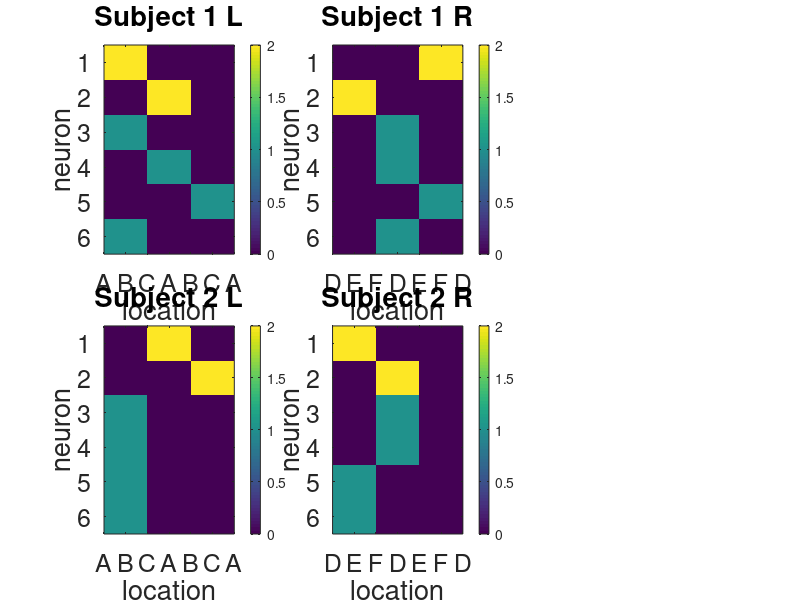

Source code (MATLAB): (Note: this script raises an error after producing the figure.)
rng(mean('hyperalignment'));
A = [2 0 0; 0 2 0; 1 0 0; 0 1 0; 0 0 1; 1 0 0];
low_shift_idx_A = randsample(3:6, 2)
B = [0 0 2; 2 0 0; 0 1 0; 0 1 0; 0 0 1; 0 1 0];

% Initialized subject 2 Left randomly
C = zeros(size(A));
for i = 1:length(A)
    prob = rand();
    if prob < 1/3
        C(i, :) = [1 0 0];
    elseif prob < 2/3
        C(i, :) = [0 1 0];
    else
        C(i, :) = [0 0 1];
    end
end

% Make the first two rows high-firing
C(1:2, :) = C(1:2, :) * 2;
% Randomly choose two low-firing-rate cells to shift left in D
low_shift_idx = randsample(3:6, 2);

D = C;
% High-firing-rate cells shift left, chosen low-firing ones shift right
D(1, :) = circshift(D(1, :), -1);
D(2, :) = circshift(D(2, :), -1);
D(low_shift_idx(1), :) = circshift(D(low_shift_idx(1), :), 1);
D(low_shift_idx(2), :) = circshift(D(low_shift_idx(2), :), 1);

shuffle_idx = randperm(size(C, 1));
C = C(shuffle_idx, :);
D = D(shuffle_idx, :);

Q{1}.left = A; Q{1}.right = B;
Q{2}.left = C; Q{2}.right = D;

data = Q;

%% Input
figure;
set(gcf, 'Position', [466 61 1082 935]);
for i = 1:length(Q)
    subplot(2, 3, 3*i-2);
    imagesc(data{i}.left); colorbar;
    ylabel('neuron');
    xlabel('location');
    set(gca, 'xticklabel', {'A', 'B', 'C'}, 'yticklabel', {'1', '2', '3', '4', '5', '6'}, 'FontSize', 18);
    title(['Subject ', num2str(i), ' L']);

    subplot(2, 3, 3*i-1);
    imagesc(data{i}.right); colorbar;
    ylabel('neuron');
    xlabel('location');
    set(gca, 'xticklabel', {'D', 'E', 'F'}, 'yticklabel', {'1', '2', '3', '4', '5', '6'}, 'FontSize', 18);
    title(['Subject ', num2str(i), ' R']);
end

%%
% Project [L, R] to PCA space.
NumComponents = 3;
for p_i = 1:length(data)
    [proj_Q{p_i}, eigvecs{p_i}, pca_mean{p_i}] = perform_pca(data{p_i}, NumComponents);
end

%% PCA space
figure;
set(gcf, 'Position', [630 383 875 564]);
for i = 1:length(Q)
    subplot(2, 3, 3*i-2);
    imagesc(proj_Q{i}.left); colorbar;
    ylabel('PC');
    xlabel('location');
    set(gca, 'xticklabel', {'A', 'B', 'C'}, 'yticklabel', {'1', '2', '3'}, 'FontSize', 18);
    title(['Subject ', num2str(i), ' L']);
    caxis([0, 2]);

    subplot(2, 3, 3*i-1);
    imagesc(proj_Q{i}.right); colorbar;
    ylabel('PC');
    xlabel('location');
    set(gca, 'xticklabel', {'D', 'E', 'F'}, 'yticklabel', {'1', '2', '3'}, 'FontSize', 18);
    title(['Subject ', num2str(i), ' R']);
    caxis([0, 2]);
end

%% Common space
% hyper_input = {proj_Q{1}, proj_Q{2}};
% hyper_input = {data{1}, data{2}};

% data_R_wh = data{2};
% data_R_wh.right = zeros(size(data_R_wh.right));
% hyper_input = {data{1}, data_R_wh};

hyper_input = {data{1}.left, data{2}.left};

% [aligned_left, aligned_right, transforms] = get_aligned_left_right(hyper_input);
[aligned_left_only, transforms] = hyperalign(hyper_input{:});

aligned_left_sr = aligned_left_only{1};
aligned_right_sr = p_transform(transforms{1}, data{1}.right);

% [~, ~, M] = procrustes(aligned_right{1}', aligned_left{1}', 'scaling', false);
[~, ~, M] = procrustes(aligned_right_sr', aligned_left_sr', 'scaling', false);

% predicted_aligned = p_transform(M, aligned_left{2});
predicted_aligned = p_transform(M, aligned_left_only{2});

figure;
set(gcf, 'Position', [630 383 875 564]);
for i = 1:length(Q)
    subplot(2, 3, 3*i-2);
    imagesc(aligned_left_only{i}); colorbar;
%     imagesc(aligned_left{i}); colorbar;
    ylabel('neuron');
    xlabel('location');
    set(gca, 'xticklabel', {'A', 'B', 'C'}, 'yticklabel', {'1', '2', '3'}, 'FontSize', 18);
    title(['Subject ', num2str(i), ' Common L']);
    caxis([0, 2]);

    subplot(2, 3, 3*i-1);
    if i == 1
        imagesc(aligned_right_sr); colorbar;
    else
        imagesc(zeros(size(predicted_aligned))); colorbar;
    end
%     imagesc(aligned_right{i}); colorbar;
    ylabel('neuron');
    xlabel('location');
    set(gca, 'xticklabel', {'D', 'E', 'F'}, 'yticklabel', {'1', '2', '3'}, 'FontSize', 18);
    title(['Subject ', num2str(i), ' Common R']);
    caxis([0, 2]);
end

subplot(2, 3, 6);
imagesc(predicted_aligned); colorbar;
caxis([0, 2]);
ylabel('neuron');
xlabel('location');
set(gca, 'xticklabel', {'D', 'E', 'F'}, 'yticklabel', {'1', '2', '3', '4'}, 'FontSize', 18);
title('Common Predicted R');

%%
% w_len = size(aligned_left{2}, 2);

% project_back_pca = inv_p_transform(transforms{2}, [aligned_left{2}, predicted_aligned]);
% project_back_Q = eigvecs{2} * project_back_pca + pca_mean{2};

% project_back_Q = inv_p_transform(transforms{2}, [aligned_left{2}, predicted_aligned]);

% pro_Q_right = project_back_Q(:, w_len+1:end);

pro_Q_right = inv_p_transform(transforms{2}, predicted_aligned);

subplot(2, 3, 6);
imagesc(pro_Q_right); colorbar;
caxis([0, 2]);
ylabel('neuron');
xlabel('location');
set(gca, 'xticklabel', {'D', 'E', 'F'}, 'yticklabel', {'1', '2', '3', '4', '5', '6'}, 'FontSize', 18);
title('Predicted R');

%% Check mapping of subject 2's transform matrix
figure;
set(gcf, 'Position', [560 1 1121 946]);
for i = 1:size(data{2}.left, 1)
    data_concat = [data{2}.left, data{2}.right];
    neuron_checked = zeros(size(data_concat));
    neuron_checked(i, :) = data_concat(i, :);
    neuron_aligned = p_transform(transforms{2}, neuron_checked);
    
    subplot(3, 4, 2*i-1)
    imagesc(neuron_checked);
    caxis([0, 2]);
    ylabel('neuron');
    xlabel('location');
    set(gca, 'xticklabel', {'A', 'B', 'C', 'D', 'E', 'F'}, 'yticklabel', {'1', '2', '3', '4', '5', '6'});
    title(['Neuron ', num2str(i), ' Raw']);

    subplot(3, 4, 2*i)
    imagesc(neuron_aligned);
    caxis([0, 2]);
    set(gca, 'xticklabel', {'A', 'B', 'C', 'D', 'E', 'F'}, 'yticklabel', {'1', '2', '3', '4', '5', '6'});
    title(['Neuron ', num2str(i), ' Common']);
end

%% cell-by-cell and PV correlations
cell_coefs = calculate_cell_coefs(Q);
PV_coefs = calculate_PV_coefs(Q);
off_diag_PV_coef = get_off_dig_PV(PV_coefs);